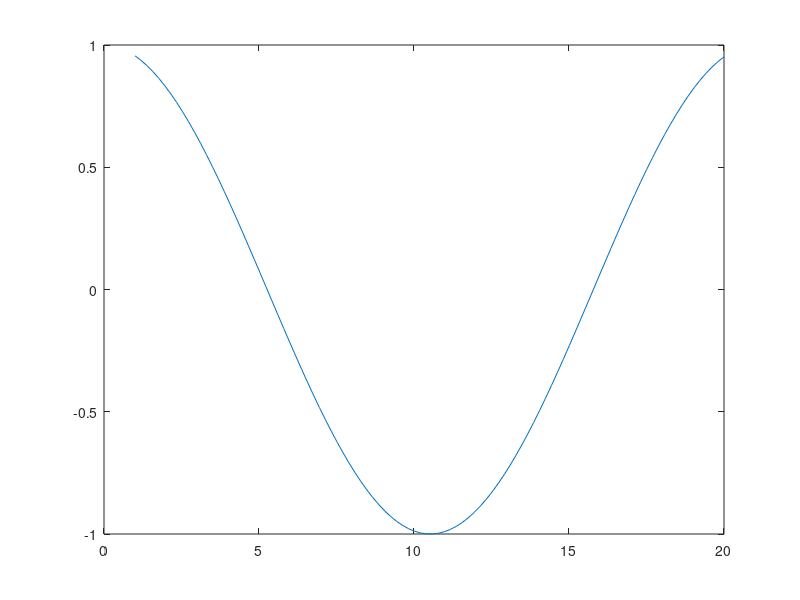
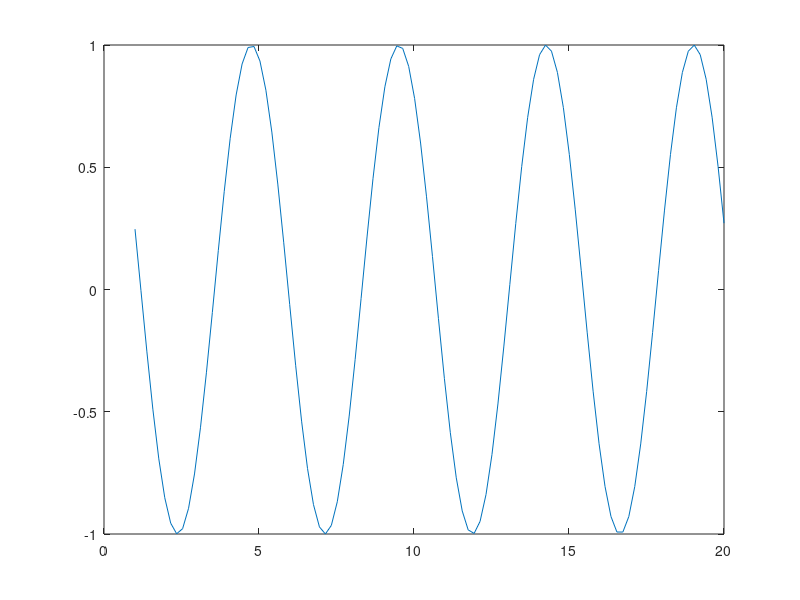
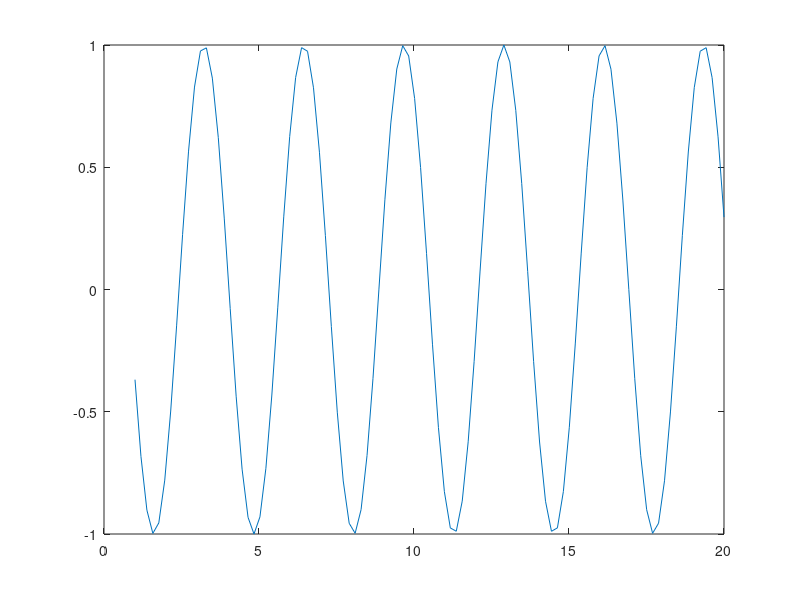
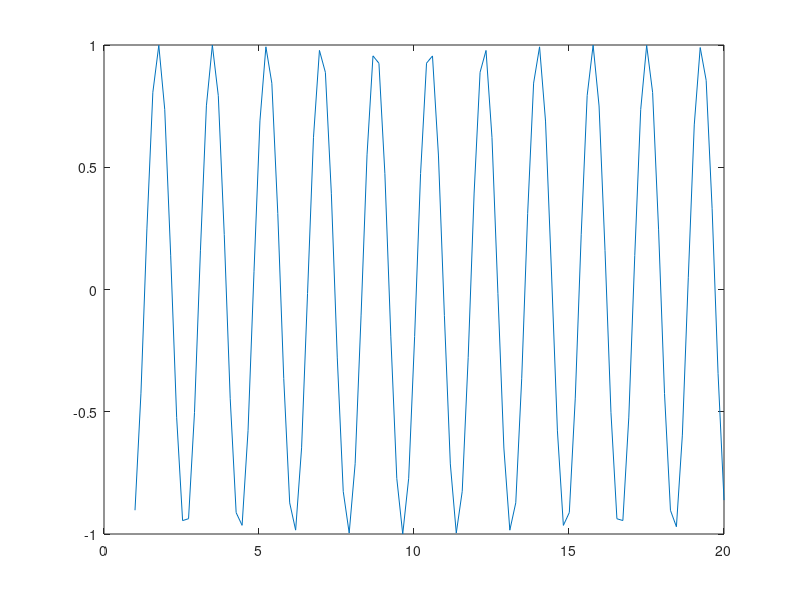

The MATLAB source for these figures, in order:
clear all
clc
clf
mass_coffi = [9,1,1,0,2,4,2,6,2,6];
mass = mass_coffi+1;
n = 1:1:3;
freq_teo = n.*pi;
Nodes = 10;

K = gallery('tridiag',Nodes,1,-2,1);
k = 11;
eigenvalues = flip(eig(K));
eigenfreq = sqrt(-eigenvalues).*sqrt(k./(mass))';
i = 1;
colors = ['b', 'r', 'g'];
omega = eigenfreq(i);
t = linspace(1,20,100);
u= cos(omega*t);    %Calculate output
figure(i)
plot(t,u)
i = i+1;

omega = eigenfreq(i);
t = linspace(1,20,100);
u= cos(omega*t);    %Calculate output
figure(i)
plot(t,u)
i = i+1; 
omega = eigenfreq(i);
t = linspace(1,20,100);
u= cos(omega*t);    %Calculate output
figure(i)
plot(t,u)
i = i+1;
omega = eigenfreq(i);
t = linspace(1,20,100);
u= cos(omega*t);    %Calculate output
figure(i)
plot(t,u)
i = i+1;
 omega = eigenfreq(i);
t = linspace(1,20,100);
u= cos(omega*t);    %Calculate output
figure(i)
plot(t,u)
i = i+1;
    omega = eigenfreq(i);
t = linspace(1,20,100);
u= cos(omega*t);    %Calculate output
figure(i)
plot(t,u)
i = i+1;
   omega = eigenfreq(i);
t = linspace(1,20,100);
u= cos(omega*t);    %Calculate output
figure(i)
plot(t,u)
i = i+1;
  omega = eigenfreq(i);
t = linspace(1,20,100);
u= cos(omega*t);    %Calculate output
figure(i)
plot(t,u)
i = i+1;
% Displaomega = eigenfreq(i);
t = linspace(1,20,100);
u= cos(omega*t);    %Calculate output
figure(i)
plot(t,u)
i = i+1;

omega = eigenfreq(i);
t = linspace(1,20,100);
u= cos(omega*t);    %Calculate output
figure(i)
plot(t,u)
i = i+1;
i

